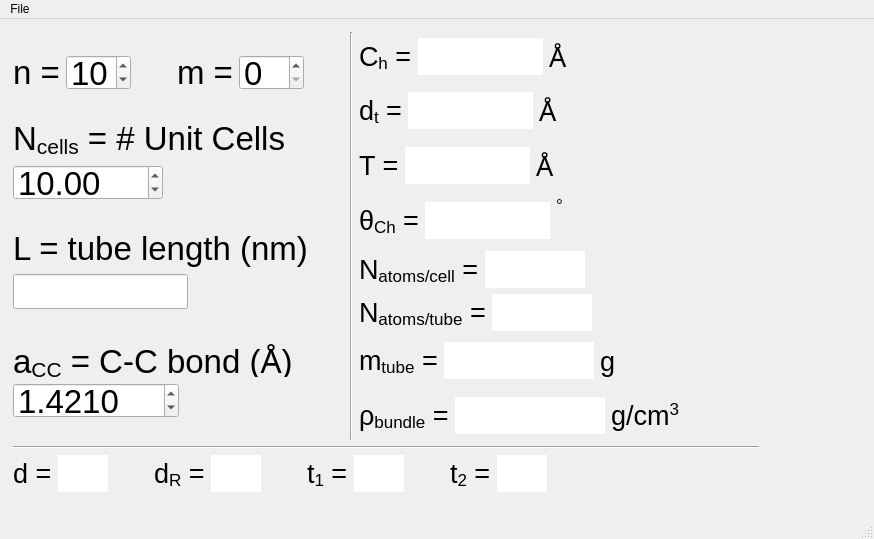
<?xml version="1.0" encoding="UTF-8"?>
<ui version="4.0">
 <class>S4S</class>
 <widget class="QMainWindow" name="S4S">
  <property name="geometry">
   <rect>
    <x>0</x>
    <y>0</y>
    <width>874</width>
    <height>539</height>
   </rect>
  </property>
  <property name="sizePolicy">
   <sizepolicy hsizetype="Preferred" vsizetype="Preferred">
    <horstretch>0</horstretch>
    <verstretch>0</verstretch>
   </sizepolicy>
  </property>
  <property name="windowTitle">
   <string>SWCNTs4Squints</string>
  </property>
  <widget class="QWidget" name="centralwidget">
   <widget class="QWidget" name="layoutWidget">
    <property name="geometry">
     <rect>
      <x>13</x>
      <y>13</y>
      <width>848</width>
      <height>460</height>
     </rect>
    </property>
    <layout class="QHBoxLayout" name="horizontalLayout_23">
     <item>
      <layout class="QVBoxLayout" name="verticalLayout_6">
       <item>
        <layout class="QHBoxLayout" name="horizontalLayout_21">
         <item>
          <layout class="QHBoxLayout" name="horizontalLayout_17">
           <item>
            <layout class="QVBoxLayout" name="verticalLayout_4">
             <item>
              <layout class="QHBoxLayout" name="horizontalLayout_4">
               <item>
                <widget class="QLabel" name="label">
                 <property name="font">
                  <font>
                   <pointsize>25</pointsize>
                  </font>
                 </property>
                 <property name="text">
                  <string>n =</string>
                 </property>
                 <property name="alignment">
                  <set>Qt::AlignRight|Qt::AlignTrailing|Qt::AlignVCenter</set>
                 </property>
                </widget>
               </item>
               <item>
                <widget class="QSpinBox" name="n_spinBox">
                 <property name="sizePolicy">
                  <sizepolicy hsizetype="Fixed" vsizetype="Fixed">
                   <horstretch>0</horstretch>
                   <verstretch>0</verstretch>
                  </sizepolicy>
                 </property>
                 <property name="minimumSize">
                  <size>
                   <width>65</width>
                   <height>35</height>
                  </size>
                 </property>
                 <property name="maximumSize">
                  <size>
                   <width>65</width>
                   <height>35</height>
                  </size>
                 </property>
                 <property name="font">
                  <font>
                   <pointsize>25</pointsize>
                  </font>
                 </property>
                 <property name="value">
                  <number>10</number>
                 </property>
                </widget>
               </item>
               <item>
                <spacer name="horizontalSpacer_19">
                 <property name="orientation">
                  <enum>Qt::Horizontal</enum>
                 </property>
                 <property name="sizeHint" stdset="0">
                  <size>
                   <width>40</width>
                   <height>20</height>
                  </size>
                 </property>
                </spacer>
               </item>
               <item>
                <widget class="QLabel" name="label_2">
                 <property name="font">
                  <font>
                   <pointsize>25</pointsize>
                  </font>
                 </property>
                 <property name="layoutDirection">
                  <enum>Qt::LeftToRight</enum>
                 </property>
                 <property name="text">
                  <string>m =</string>
                 </property>
                 <property name="alignment">
                  <set>Qt::AlignRight|Qt::AlignTrailing|Qt::AlignVCenter</set>
                 </property>
                </widget>
               </item>
               <item>
                <widget class="QSpinBox" name="m_spinBox">
                 <property name="sizePolicy">
                  <sizepolicy hsizetype="Fixed" vsizetype="Fixed">
                   <horstretch>0</horstretch>
                   <verstretch>0</verstretch>
                  </sizepolicy>
                 </property>
                 <property name="minimumSize">
                  <size>
                   <width>65</width>
                   <height>35</height>
                  </size>
                 </property>
                 <property name="maximumSize">
                  <size>
                   <width>65</width>
                   <height>35</height>
                  </size>
                 </property>
                 <property name="font">
                  <font>
                   <pointsize>25</pointsize>
                  </font>
                 </property>
                </widget>
               </item>
               <item>
                <spacer name="horizontalSpacer_15">
                 <property name="orientation">
                  <enum>Qt::Horizontal</enum>
                 </property>
                 <property name="sizeHint" stdset="0">
                  <size>
                   <width>40</width>
                   <height>20</height>
                  </size>
                 </property>
                </spacer>
               </item>
              </layout>
             </item>
             <item>
              <layout class="QVBoxLayout" name="verticalLayout_2">
               <item>
                <widget class="QLabel" name="label_12">
                 <property name="minimumSize">
                  <size>
                   <width>0</width>
                   <height>40</height>
                  </size>
                 </property>
                 <property name="maximumSize">
                  <size>
                   <width>350</width>
                   <height>40</height>
                  </size>
                 </property>
                 <property name="font">
                  <font>
                   <pointsize>25</pointsize>
                  </font>
                 </property>
                 <property name="text">
                  <string>&lt;html&gt;&lt;head/&gt;&lt;body&gt;&lt;p&gt;N&lt;span style=&quot; vertical-align:sub;&quot;&gt;cells&lt;/span&gt; = # Unit Cells&lt;/p&gt;&lt;/body&gt;&lt;/html&gt;</string>
                 </property>
                 <property name="alignment">
                  <set>Qt::AlignLeading|Qt::AlignLeft|Qt::AlignVCenter</set>
                 </property>
                </widget>
               </item>
               <item>
                <layout class="QHBoxLayout" name="horizontalLayout">
                 <item>
                  <widget class="QDoubleSpinBox" name="Nz_unit_cells_doubleSpinBox">
                   <property name="minimumSize">
                    <size>
                     <width>150</width>
                     <height>35</height>
                    </size>
                   </property>
                   <property name="maximumSize">
                    <size>
                     <width>175</width>
                     <height>35</height>
                    </size>
                   </property>
                   <property name="font">
                    <font>
                     <pointsize>25</pointsize>
                    </font>
                   </property>
                   <property name="minimum">
                    <double>0.010000000000000</double>
                   </property>
                   <property name="maximum">
                    <double>500.000000000000000</double>
                   </property>
                   <property name="value">
                    <double>10.000000000000000</double>
                   </property>
                  </widget>
                 </item>
                 <item>
                  <spacer name="horizontalSpacer">
                   <property name="orientation">
                    <enum>Qt::Horizontal</enum>
                   </property>
                   <property name="sizeHint" stdset="0">
                    <size>
                     <width>40</width>
                     <height>20</height>
                    </size>
                   </property>
                  </spacer>
                 </item>
                </layout>
               </item>
              </layout>
             </item>
             <item>
              <layout class="QVBoxLayout" name="verticalLayout_3">
               <item>
                <widget class="QLabel" name="tubeLengthLabel">
                 <property name="minimumSize">
                  <size>
                   <width>256</width>
                   <height>40</height>
                  </size>
                 </property>
                 <property name="maximumSize">
                  <size>
                   <width>350</width>
                   <height>40</height>
                  </size>
                 </property>
                 <property name="font">
                  <font>
                   <pointsize>25</pointsize>
                  </font>
                 </property>
                 <property name="text">
                  <string>L = tube length (nm)</string>
                 </property>
                 <property name="scaledContents">
                  <bool>false</bool>
                 </property>
                 <property name="alignment">
                  <set>Qt::AlignLeading|Qt::AlignLeft|Qt::AlignVCenter</set>
                 </property>
                </widget>
               </item>
               <item>
                <layout class="QHBoxLayout" name="horizontalLayout_3">
                 <item>
                  <widget class="QLineEdit" name="L_lineEdit">
                   <property name="sizePolicy">
                    <sizepolicy hsizetype="Expanding" vsizetype="Fixed">
                     <horstretch>0</horstretch>
                     <verstretch>0</verstretch>
                    </sizepolicy>
                   </property>
                   <property name="minimumSize">
                    <size>
                     <width>150</width>
                     <height>35</height>
                    </size>
                   </property>
                   <property name="maximumSize">
                    <size>
                     <width>175</width>
                     <height>35</height>
                    </size>
                   </property>
                   <property name="font">
                    <font>
                     <pointsize>25</pointsize>
                    </font>
                   </property>
                   <property name="placeholderText">
                    <string/>
                   </property>
                  </widget>
                 </item>
                 <item>
                  <spacer name="horizontalSpacer_14">
                   <property name="orientation">
                    <enum>Qt::Horizontal</enum>
                   </property>
                   <property name="sizeHint" stdset="0">
                    <size>
                     <width>40</width>
                     <height>20</height>
                    </size>
                   </property>
                  </spacer>
                 </item>
                </layout>
               </item>
              </layout>
             </item>
             <item>
              <layout class="QVBoxLayout" name="verticalLayout">
               <item>
                <widget class="QLabel" name="label_3">
                 <property name="sizePolicy">
                  <sizepolicy hsizetype="MinimumExpanding" vsizetype="Preferred">
                   <horstretch>0</horstretch>
                   <verstretch>0</verstretch>
                  </sizepolicy>
                 </property>
                 <property name="minimumSize">
                  <size>
                   <width>0</width>
                   <height>40</height>
                  </size>
                 </property>
                 <property name="maximumSize">
                  <size>
                   <width>350</width>
                   <height>40</height>
                  </size>
                 </property>
                 <property name="font">
                  <font>
                   <pointsize>25</pointsize>
                  </font>
                 </property>
                 <property name="text">
                  <string>&lt;html&gt;&lt;head/&gt;&lt;body&gt;&lt;p&gt;a&lt;span style=&quot; vertical-align:sub;&quot;&gt;CC&lt;/span&gt; = C-C bond (&amp;#8491;)&lt;/p&gt;&lt;/body&gt;&lt;/html&gt;</string>
                 </property>
                 <property name="alignment">
                  <set>Qt::AlignLeading|Qt::AlignLeft|Qt::AlignVCenter</set>
                 </property>
                </widget>
               </item>
               <item>
                <layout class="QHBoxLayout" name="horizontalLayout_2">
                 <item>
                  <widget class="QDoubleSpinBox" name="ccbond_doubleSpinBox">
                   <property name="sizePolicy">
                    <sizepolicy hsizetype="MinimumExpanding" vsizetype="Fixed">
                     <horstretch>0</horstretch>
                     <verstretch>0</verstretch>
                    </sizepolicy>
                   </property>
                   <property name="minimumSize">
                    <size>
                     <width>150</width>
                     <height>35</height>
                    </size>
                   </property>
                   <property name="maximumSize">
                    <size>
                     <width>175</width>
                     <height>35</height>
                    </size>
                   </property>
                   <property name="font">
                    <font>
                     <pointsize>25</pointsize>
                    </font>
                   </property>
                   <property name="decimals">
                    <number>4</number>
                   </property>
                   <property name="minimum">
                    <double>0.000100000000000</double>
                   </property>
                   <property name="singleStep">
                    <double>0.000100000000000</double>
                   </property>
                   <property name="value">
                    <double>1.421000000000000</double>
                   </property>
                  </widget>
                 </item>
                 <item>
                  <spacer name="horizontalSpacer_8">
                   <property name="orientation">
                    <enum>Qt::Horizontal</enum>
                   </property>
                   <property name="sizeHint" stdset="0">
                    <size>
                     <width>40</width>
                     <height>20</height>
                    </size>
                   </property>
                  </spacer>
                 </item>
                </layout>
               </item>
              </layout>
             </item>
            </layout>
           </item>
           <item>
            <widget class="Line" name="line_2">
             <property name="orientation">
              <enum>Qt::Vertical</enum>
             </property>
            </widget>
           </item>
           <item>
            <layout class="QVBoxLayout" name="verticalLayout_5">
             <item>
              <layout class="QHBoxLayout" name="horizontalLayout_11">
               <item>
                <widget class="QLabel" name="label_4">
                 <property name="font">
                  <font>
                   <pointsize>20</pointsize>
                  </font>
                 </property>
                 <property name="text">
                  <string>&lt;html&gt;&lt;head/&gt;&lt;body&gt;&lt;p&gt;C&lt;span style=&quot; vertical-align:sub;&quot;&gt;h&lt;/span&gt; =&lt;/p&gt;&lt;/body&gt;&lt;/html&gt;</string>
                 </property>
                </widget>
               </item>
               <item>
                <widget class="QLineEdit" name="Ch_lineEdit">
                 <property name="maximumSize">
                  <size>
                   <width>125</width>
                   <height>16777215</height>
                  </size>
                 </property>
                 <property name="font">
                  <font>
                   <pointsize>20</pointsize>
                  </font>
                 </property>
                 <property name="acceptDrops">
                  <bool>false</bool>
                 </property>
                 <property name="frame">
                  <bool>false</bool>
                 </property>
                 <property name="readOnly">
                  <bool>true</bool>
                 </property>
                </widget>
               </item>
               <item>
                <widget class="QLabel" name="label_8">
                 <property name="font">
                  <font>
                   <pointsize>20</pointsize>
                  </font>
                 </property>
                 <property name="text">
                  <string>&lt;html&gt;&lt;head/&gt;&lt;body&gt;&lt;p&gt;&amp;#8491;&lt;/p&gt;&lt;/body&gt;&lt;/html&gt;</string>
                 </property>
                </widget>
               </item>
               <item>
                <spacer name="horizontalSpacer_3">
                 <property name="orientation">
                  <enum>Qt::Horizontal</enum>
                 </property>
                 <property name="sizeHint" stdset="0">
                  <size>
                   <width>40</width>
                   <height>20</height>
                  </size>
                 </property>
                </spacer>
               </item>
              </layout>
             </item>
             <item>
              <layout class="QHBoxLayout" name="horizontalLayout_12">
               <item>
                <widget class="QLabel" name="label_5">
                 <property name="font">
                  <font>
                   <pointsize>20</pointsize>
                  </font>
                 </property>
                 <property name="text">
                  <string>&lt;html&gt;&lt;head/&gt;&lt;body&gt;&lt;p&gt;d&lt;span style=&quot; vertical-align:sub;&quot;&gt;t&lt;/span&gt; =&lt;/p&gt;&lt;/body&gt;&lt;/html&gt;</string>
                 </property>
                </widget>
               </item>
               <item>
                <widget class="QLineEdit" name="dt_lineEdit">
                 <property name="maximumSize">
                  <size>
                   <width>125</width>
                   <height>16777215</height>
                  </size>
                 </property>
                 <property name="font">
                  <font>
                   <pointsize>20</pointsize>
                  </font>
                 </property>
                 <property name="acceptDrops">
                  <bool>false</bool>
                 </property>
                 <property name="frame">
                  <bool>false</bool>
                 </property>
                 <property name="readOnly">
                  <bool>true</bool>
                 </property>
                </widget>
               </item>
               <item>
                <widget class="QLabel" name="label_14">
                 <property name="font">
                  <font>
                   <pointsize>20</pointsize>
                  </font>
                 </property>
                 <property name="text">
                  <string>&lt;html&gt;&lt;head/&gt;&lt;body&gt;&lt;p&gt;&amp;#8491;&lt;/p&gt;&lt;/body&gt;&lt;/html&gt;</string>
                 </property>
                </widget>
               </item>
               <item>
                <spacer name="horizontalSpacer_4">
                 <property name="orientation">
                  <enum>Qt::Horizontal</enum>
                 </property>
                 <property name="sizeHint" stdset="0">
                  <size>
                   <width>40</width>
                   <height>20</height>
                  </size>
                 </property>
                </spacer>
               </item>
              </layout>
             </item>
             <item>
              <layout class="QHBoxLayout" name="horizontalLayout_13">
               <item>
                <widget class="QLabel" name="label_7">
                 <property name="font">
                  <font>
                   <pointsize>20</pointsize>
                  </font>
                 </property>
                 <property name="text">
                  <string>T =</string>
                 </property>
                </widget>
               </item>
               <item>
                <widget class="QLineEdit" name="T_lineEdit">
                 <property name="maximumSize">
                  <size>
                   <width>125</width>
                   <height>16777215</height>
                  </size>
                 </property>
                 <property name="font">
                  <font>
                   <pointsize>20</pointsize>
                  </font>
                 </property>
                 <property name="acceptDrops">
                  <bool>false</bool>
                 </property>
                 <property name="frame">
                  <bool>false</bool>
                 </property>
                 <property name="readOnly">
                  <bool>true</bool>
                 </property>
                </widget>
               </item>
               <item>
                <widget class="QLabel" name="label_13">
                 <property name="font">
                  <font>
                   <pointsize>20</pointsize>
                  </font>
                 </property>
                 <property name="text">
                  <string>&lt;html&gt;&lt;head/&gt;&lt;body&gt;&lt;p&gt;&amp;#8491;&lt;/p&gt;&lt;/body&gt;&lt;/html&gt;</string>
                 </property>
                </widget>
               </item>
               <item>
                <spacer name="horizontalSpacer_5">
                 <property name="orientation">
                  <enum>Qt::Horizontal</enum>
                 </property>
                 <property name="sizeHint" stdset="0">
                  <size>
                   <width>40</width>
                   <height>20</height>
                  </size>
                 </property>
                </spacer>
               </item>
              </layout>
             </item>
             <item>
              <layout class="QHBoxLayout" name="horizontalLayout_14">
               <item>
                <widget class="QLabel" name="chiral_angle_var_label">
                 <property name="font">
                  <font>
                   <pointsize>20</pointsize>
                  </font>
                 </property>
                 <property name="text">
                  <string>&lt;html&gt;&lt;head/&gt;&lt;body&gt;&lt;p&gt;θ&lt;span style=&quot; vertical-align:sub;&quot;&gt;Ch&lt;/span&gt; =&lt;/p&gt;&lt;/body&gt;&lt;/html&gt;</string>
                 </property>
                 <property name="textFormat">
                  <enum>Qt::AutoText</enum>
                 </property>
                </widget>
               </item>
               <item>
                <widget class="QLineEdit" name="chiral_angle_lineEdit">
                 <property name="sizePolicy">
                  <sizepolicy hsizetype="Expanding" vsizetype="Fixed">
                   <horstretch>0</horstretch>
                   <verstretch>0</verstretch>
                  </sizepolicy>
                 </property>
                 <property name="maximumSize">
                  <size>
                   <width>125</width>
                   <height>16777215</height>
                  </size>
                 </property>
                 <property name="font">
                  <font>
                   <pointsize>20</pointsize>
                  </font>
                 </property>
                 <property name="acceptDrops">
                  <bool>false</bool>
                 </property>
                 <property name="text">
                  <string/>
                 </property>
                 <property name="frame">
                  <bool>false</bool>
                 </property>
                 <property name="readOnly">
                  <bool>true</bool>
                 </property>
                </widget>
               </item>
               <item>
                <widget class="QLabel" name="chiral_angle_units_label">
                 <property name="font">
                  <font>
                   <pointsize>20</pointsize>
                  </font>
                 </property>
                 <property name="text">
                  <string>&lt;html&gt;&lt;head/&gt;&lt;body&gt;&lt;p&gt;&lt;span style=&quot; vertical-align:super;&quot;&gt;&amp;deg;&lt;/span&gt;&lt;/p&gt;&lt;/body&gt;&lt;/html&gt;</string>
                 </property>
                 <property name="alignment">
                  <set>Qt::AlignLeading|Qt::AlignLeft|Qt::AlignTop</set>
                 </property>
                </widget>
               </item>
               <item>
                <spacer name="horizontalSpacer_2">
                 <property name="orientation">
                  <enum>Qt::Horizontal</enum>
                 </property>
                 <property name="sizeHint" stdset="0">
                  <size>
                   <width>13</width>
                   <height>17</height>
                  </size>
                 </property>
                </spacer>
               </item>
              </layout>
             </item>
             <item>
              <layout class="QHBoxLayout" name="horizontalLayout_6">
               <item>
                <widget class="QLabel" name="label_6">
                 <property name="font">
                  <font>
                   <pointsize>20</pointsize>
                  </font>
                 </property>
                 <property name="text">
                  <string>&lt;html&gt;&lt;head/&gt;&lt;body&gt;&lt;p&gt;N&lt;span style=&quot; vertical-align:sub;&quot;&gt;atoms/cell&lt;/span&gt; =&lt;/p&gt;&lt;/body&gt;&lt;/html&gt;</string>
                 </property>
                </widget>
               </item>
               <item>
                <widget class="QLineEdit" name="Natoms_per_cell_lineEdit">
                 <property name="maximumSize">
                  <size>
                   <width>100</width>
                   <height>16777215</height>
                  </size>
                 </property>
                 <property name="font">
                  <font>
                   <pointsize>20</pointsize>
                  </font>
                 </property>
                 <property name="acceptDrops">
                  <bool>false</bool>
                 </property>
                 <property name="frame">
                  <bool>false</bool>
                 </property>
                 <property name="readOnly">
                  <bool>true</bool>
                 </property>
                </widget>
               </item>
               <item>
                <spacer name="horizontalSpacer_6">
                 <property name="orientation">
                  <enum>Qt::Horizontal</enum>
                 </property>
                 <property name="sizeHint" stdset="0">
                  <size>
                   <width>40</width>
                   <height>20</height>
                  </size>
                 </property>
                </spacer>
               </item>
              </layout>
             </item>
             <item>
              <layout class="QHBoxLayout" name="horizontalLayout_5">
               <item>
                <widget class="QLabel" name="label_9">
                 <property name="font">
                  <font>
                   <pointsize>20</pointsize>
                  </font>
                 </property>
                 <property name="text">
                  <string>&lt;html&gt;&lt;head/&gt;&lt;body&gt;&lt;p&gt;N&lt;span style=&quot; vertical-align:sub;&quot;&gt;atoms/tube&lt;/span&gt; =&lt;/p&gt;&lt;/body&gt;&lt;/html&gt;</string>
                 </property>
                </widget>
               </item>
               <item>
                <widget class="QLineEdit" name="Natoms_per_tube_lineEdit">
                 <property name="maximumSize">
                  <size>
                   <width>100</width>
                   <height>16777215</height>
                  </size>
                 </property>
                 <property name="font">
                  <font>
                   <pointsize>20</pointsize>
                  </font>
                 </property>
                 <property name="acceptDrops">
                  <bool>false</bool>
                 </property>
                 <property name="frame">
                  <bool>false</bool>
                 </property>
                 <property name="readOnly">
                  <bool>true</bool>
                 </property>
                </widget>
               </item>
               <item>
                <spacer name="horizontalSpacer_7">
                 <property name="orientation">
                  <enum>Qt::Horizontal</enum>
                 </property>
                 <property name="sizeHint" stdset="0">
                  <size>
                   <width>40</width>
                   <height>20</height>
                  </size>
                 </property>
                </spacer>
               </item>
              </layout>
             </item>
             <item>
              <layout class="QHBoxLayout" name="horizontalLayout_15">
               <item>
                <widget class="QLabel" name="mass_var_label">
                 <property name="font">
                  <font>
                   <pointsize>20</pointsize>
                  </font>
                 </property>
                 <property name="text">
                  <string>&lt;html&gt;&lt;head/&gt;&lt;body&gt;&lt;p&gt;m&lt;span style=&quot; vertical-align:sub;&quot;&gt;tube&lt;/span&gt; =&lt;/p&gt;&lt;/body&gt;&lt;/html&gt;</string>
                 </property>
                </widget>
               </item>
               <item>
                <widget class="QLineEdit" name="mass_lineEdit">
                 <property name="maximumSize">
                  <size>
                   <width>150</width>
                   <height>16777215</height>
                  </size>
                 </property>
                 <property name="font">
                  <font>
                   <pointsize>20</pointsize>
                  </font>
                 </property>
                 <property name="acceptDrops">
                  <bool>false</bool>
                 </property>
                 <property name="frame">
                  <bool>false</bool>
                 </property>
                 <property name="readOnly">
                  <bool>true</bool>
                 </property>
                </widget>
               </item>
               <item>
                <widget class="QLabel" name="mass_units_label">
                 <property name="font">
                  <font>
                   <pointsize>20</pointsize>
                  </font>
                 </property>
                 <property name="text">
                  <string>g</string>
                 </property>
                </widget>
               </item>
               <item>
                <spacer name="horizontalSpacer_12">
                 <property name="orientation">
                  <enum>Qt::Horizontal</enum>
                 </property>
                 <property name="sizeHint" stdset="0">
                  <size>
                   <width>40</width>
                   <height>20</height>
                  </size>
                 </property>
                </spacer>
               </item>
              </layout>
             </item>
             <item>
              <layout class="QHBoxLayout" name="horizontalLayout_16">
               <item>
                <widget class="QLabel" name="density_var_label">
                 <property name="font">
                  <font>
                   <pointsize>20</pointsize>
                  </font>
                 </property>
                 <property name="text">
                  <string>&lt;html&gt;&lt;head/&gt;&lt;body&gt;&lt;p&gt;&amp;rho;&lt;span style=&quot; vertical-align:sub;&quot;&gt;bundle&lt;/span&gt; =&lt;/p&gt;&lt;/body&gt;&lt;/html&gt;</string>
                 </property>
                </widget>
               </item>
               <item>
                <widget class="QLineEdit" name="density_lineEdit">
                 <property name="maximumSize">
                  <size>
                   <width>150</width>
                   <height>16777215</height>
                  </size>
                 </property>
                 <property name="font">
                  <font>
                   <pointsize>20</pointsize>
                  </font>
                 </property>
                 <property name="acceptDrops">
                  <bool>false</bool>
                 </property>
                 <property name="frame">
                  <bool>false</bool>
                 </property>
                 <property name="readOnly">
                  <bool>true</bool>
                 </property>
                </widget>
               </item>
               <item>
                <widget class="QLabel" name="density_units_label">
                 <property name="font">
                  <font>
                   <pointsize>20</pointsize>
                  </font>
                 </property>
                 <property name="text">
                  <string>&lt;html&gt;&lt;head/&gt;&lt;body&gt;&lt;p&gt;g/cm&lt;span style=&quot; vertical-align:super;&quot;&gt;3&lt;/span&gt;&lt;/p&gt;&lt;/body&gt;&lt;/html&gt;</string>
                 </property>
                </widget>
               </item>
               <item>
                <spacer name="horizontalSpacer_13">
                 <property name="orientation">
                  <enum>Qt::Horizontal</enum>
                 </property>
                 <property name="sizeHint" stdset="0">
                  <size>
                   <width>40</width>
                   <height>20</height>
                  </size>
                 </property>
                </spacer>
               </item>
              </layout>
             </item>
            </layout>
           </item>
          </layout>
         </item>
         <item>
          <spacer name="horizontalSpacer_17">
           <property name="orientation">
            <enum>Qt::Horizontal</enum>
           </property>
           <property name="sizeHint" stdset="0">
            <size>
             <width>40</width>
             <height>20</height>
            </size>
           </property>
          </spacer>
         </item>
        </layout>
       </item>
       <item>
        <widget class="Line" name="line">
         <property name="orientation">
          <enum>Qt::Horizontal</enum>
         </property>
        </widget>
       </item>
       <item>
        <layout class="QHBoxLayout" name="horizontalLayout_22">
         <item>
          <layout class="QHBoxLayout" name="horizontalLayout_20">
           <item>
            <layout class="QHBoxLayout" name="horizontalLayout_19">
             <item>
              <layout class="QHBoxLayout" name="horizontalLayout_10">
               <item>
                <widget class="QLabel" name="label_18">
                 <property name="font">
                  <font>
                   <pointsize>20</pointsize>
                  </font>
                 </property>
                 <property name="text">
                  <string>d =</string>
                 </property>
                </widget>
               </item>
               <item>
                <widget class="QLineEdit" name="d_lineEdit">
                 <property name="maximumSize">
                  <size>
                   <width>50</width>
                   <height>16777215</height>
                  </size>
                 </property>
                 <property name="font">
                  <font>
                   <pointsize>20</pointsize>
                  </font>
                 </property>
                 <property name="acceptDrops">
                  <bool>false</bool>
                 </property>
                 <property name="frame">
                  <bool>false</bool>
                 </property>
                 <property name="readOnly">
                  <bool>true</bool>
                 </property>
                </widget>
               </item>
               <item>
                <spacer name="horizontalSpacer_9">
                 <property name="orientation">
                  <enum>Qt::Horizontal</enum>
                 </property>
                 <property name="sizeHint" stdset="0">
                  <size>
                   <width>40</width>
                   <height>20</height>
                  </size>
                 </property>
                </spacer>
               </item>
              </layout>
             </item>
             <item>
              <layout class="QHBoxLayout" name="horizontalLayout_9">
               <item>
                <widget class="QLabel" name="label_17">
                 <property name="font">
                  <font>
                   <pointsize>20</pointsize>
                  </font>
                 </property>
                 <property name="text">
                  <string>&lt;html&gt;&lt;head/&gt;&lt;body&gt;&lt;p&gt;d&lt;span style=&quot; vertical-align:sub;&quot;&gt;R&lt;/span&gt; =&lt;/p&gt;&lt;/body&gt;&lt;/html&gt;</string>
                 </property>
                </widget>
               </item>
               <item>
                <widget class="QLineEdit" name="dR_lineEdit">
                 <property name="maximumSize">
                  <size>
                   <width>50</width>
                   <height>16777215</height>
                  </size>
                 </property>
                 <property name="font">
                  <font>
                   <pointsize>20</pointsize>
                  </font>
                 </property>
                 <property name="acceptDrops">
                  <bool>false</bool>
                 </property>
                 <property name="frame">
                  <bool>false</bool>
                 </property>
                 <property name="readOnly">
                  <bool>true</bool>
                 </property>
                </widget>
               </item>
               <item>
                <spacer name="horizontalSpacer_10">
                 <property name="orientation">
                  <enum>Qt::Horizontal</enum>
                 </property>
                 <property name="sizeHint" stdset="0">
                  <size>
                   <width>40</width>
                   <height>20</height>
                  </size>
                 </property>
                </spacer>
               </item>
              </layout>
             </item>
            </layout>
           </item>
           <item>
            <layout class="QHBoxLayout" name="horizontalLayout_18">
             <item>
              <layout class="QHBoxLayout" name="horizontalLayout_7">
               <item>
                <widget class="QLabel" name="label_19">
                 <property name="font">
                  <font>
                   <pointsize>20</pointsize>
                  </font>
                 </property>
                 <property name="text">
                  <string>&lt;html&gt;&lt;head/&gt;&lt;body&gt;&lt;p&gt;t&lt;span style=&quot; vertical-align:sub;&quot;&gt;1&lt;/span&gt; =&lt;/p&gt;&lt;/body&gt;&lt;/html&gt;</string>
                 </property>
                </widget>
               </item>
               <item>
                <widget class="QLineEdit" name="t1_lineEdit">
                 <property name="maximumSize">
                  <size>
                   <width>50</width>
                   <height>16777215</height>
                  </size>
                 </property>
                 <property name="font">
                  <font>
                   <pointsize>20</pointsize>
                  </font>
                 </property>
                 <property name="acceptDrops">
                  <bool>false</bool>
                 </property>
                 <property name="frame">
                  <bool>false</bool>
                 </property>
                 <property name="readOnly">
                  <bool>true</bool>
                 </property>
                </widget>
               </item>
               <item>
                <spacer name="horizontalSpacer_11">
                 <property name="orientation">
                  <enum>Qt::Horizontal</enum>
                 </property>
                 <property name="sizeHint" stdset="0">
                  <size>
                   <width>40</width>
                   <height>20</height>
                  </size>
                 </property>
                </spacer>
               </item>
              </layout>
             </item>
             <item>
              <layout class="QHBoxLayout" name="horizontalLayout_8">
               <item>
                <widget class="QLabel" name="label_20">
                 <property name="font">
                  <font>
                   <pointsize>20</pointsize>
                  </font>
                 </property>
                 <property name="text">
                  <string>&lt;html&gt;&lt;head/&gt;&lt;body&gt;&lt;p&gt;t&lt;span style=&quot; vertical-align:sub;&quot;&gt;2&lt;/span&gt; =&lt;/p&gt;&lt;/body&gt;&lt;/html&gt;</string>
                 </property>
                </widget>
               </item>
               <item>
                <widget class="QLineEdit" name="t2_lineEdit">
                 <property name="maximumSize">
                  <size>
                   <width>50</width>
                   <height>16777215</height>
                  </size>
                 </property>
                 <property name="font">
                  <font>
                   <pointsize>20</pointsize>
                  </font>
                 </property>
                 <property name="acceptDrops">
                  <bool>false</bool>
                 </property>
                 <property name="frame">
                  <bool>false</bool>
                 </property>
                 <property name="readOnly">
                  <bool>true</bool>
                 </property>
                </widget>
               </item>
               <item>
                <spacer name="horizontalSpacer_16">
                 <property name="orientation">
                  <enum>Qt::Horizontal</enum>
                 </property>
                 <property name="sizeHint" stdset="0">
                  <size>
                   <width>40</width>
                   <height>20</height>
                  </size>
                 </property>
                </spacer>
               </item>
              </layout>
             </item>
            </layout>
           </item>
          </layout>
         </item>
         <item>
          <spacer name="horizontalSpacer_18">
           <property name="orientation">
            <enum>Qt::Horizontal</enum>
           </property>
           <property name="sizeHint" stdset="0">
            <size>
             <width>40</width>
             <height>20</height>
            </size>
           </property>
          </spacer>
         </item>
        </layout>
       </item>
      </layout>
     </item>
     <item>
      <spacer name="horizontalSpacer_20">
       <property name="orientation">
        <enum>Qt::Horizontal</enum>
       </property>
       <property name="sizeHint" stdset="0">
        <size>
         <width>40</width>
         <height>20</height>
        </size>
       </property>
      </spacer>
     </item>
    </layout>
   </widget>
  </widget>
  <widget class="QMenuBar" name="menubar">
   <property name="geometry">
    <rect>
     <x>0</x>
     <y>0</y>
     <width>874</width>
     <height>25</height>
    </rect>
   </property>
   <widget class="QMenu" name="menuFile">
    <property name="title">
     <string>File</string>
    </property>
    <addaction name="menuFile_Notes_on_Numbers"/>
   </widget>
   <addaction name="menuFile"/>
  </widget>
  <widget class="QStatusBar" name="statusbar"/>
  <action name="menuFile_Notes_on_Numbers">
   <property name="text">
    <string>Notes on Numbers</string>
   </property>
  </action>
 </widget>
 <resources/>
 <connections/>
</ui>
